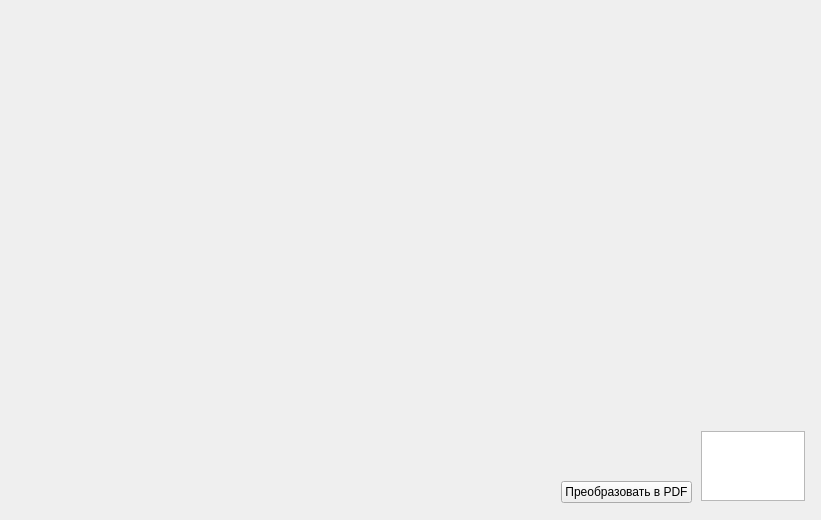
<?xml version="1.0" encoding="UTF-8"?>
<ui version="4.0">
 <class>printgraph</class>
 <widget class="QWidget" name="printgraph">
  <property name="geometry">
   <rect>
    <x>0</x>
    <y>0</y>
    <width>821</width>
    <height>520</height>
   </rect>
  </property>
  <property name="windowTitle">
   <string>Form</string>
  </property>
  <layout class="QGridLayout" name="gridLayout_3">
   <item row="0" column="0">
    <layout class="QGridLayout" name="gridLayout_2">
     <item row="0" column="0">
      <widget class="QCustomPlot" name="widget" native="true">
       <property name="font">
        <font>
         <family>Segoe UI</family>
        </font>
       </property>
       <widget class="QTextEdit" name="textEdit">
        <property name="geometry">
         <rect>
          <x>690</x>
          <y>420</y>
          <width>104</width>
          <height>70</height>
         </rect>
        </property>
        <property name="font">
         <font>
          <family>Segoe UI</family>
         </font>
        </property>
       </widget>
       <widget class="QPushButton" name="pushButton">
        <property name="geometry">
         <rect>
          <x>550</x>
          <y>470</y>
          <width>131</width>
          <height>22</height>
         </rect>
        </property>
        <property name="font">
         <font>
          <family>Segoe UI</family>
         </font>
        </property>
        <property name="text">
         <string>Преобразовать в PDF</string>
        </property>
       </widget>
      </widget>
     </item>
    </layout>
   </item>
  </layout>
 </widget>
 <customwidgets>
  <customwidget>
   <class>QCustomPlot</class>
   <extends>QWidget</extends>
   <header>qcustomplot.h</header>
   <container>1</container>
  </customwidget>
 </customwidgets>
 <resources/>
 <connections/>
</ui>
